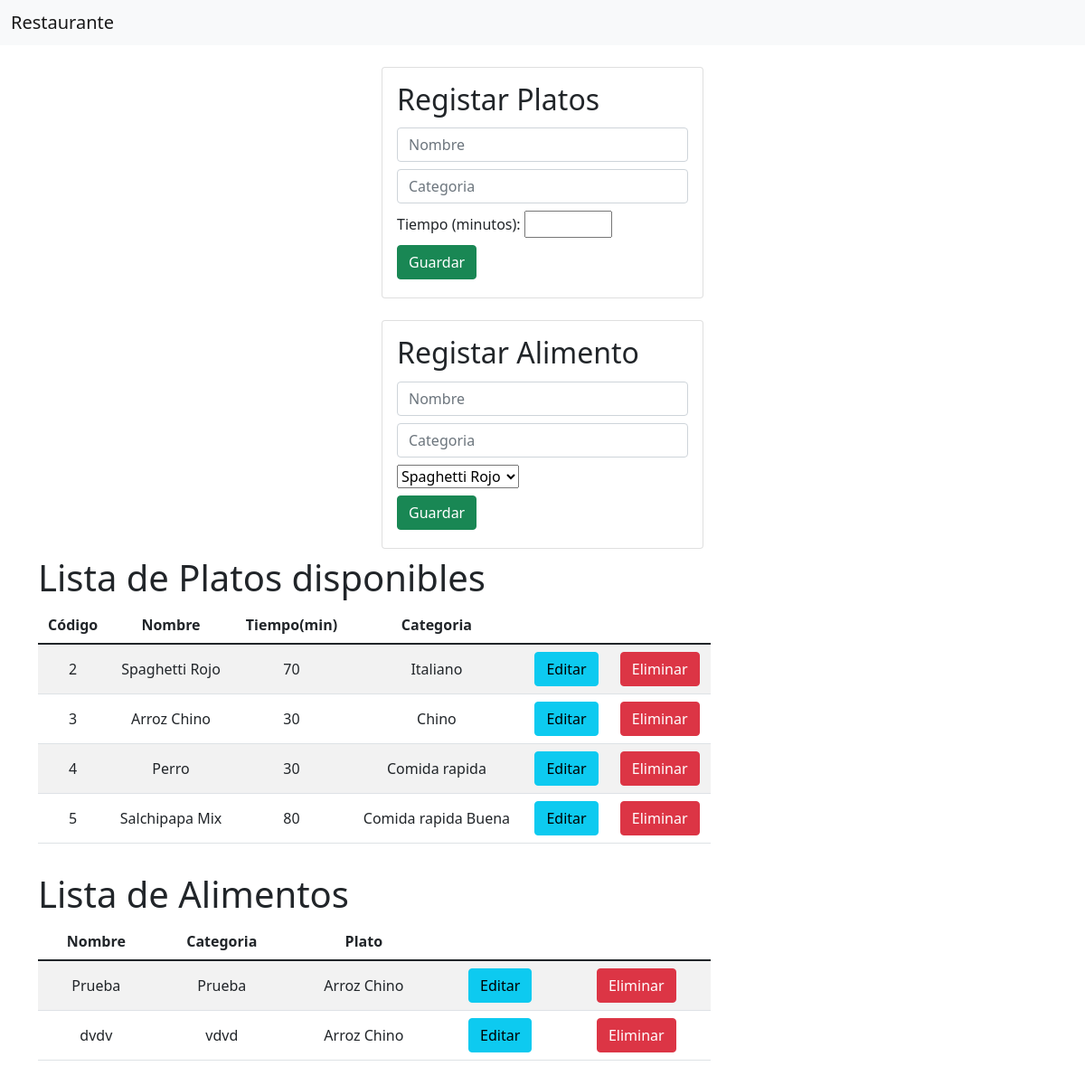
The page / on the database its author committed.
### Aplicaciones/Platos/models.py (models this page shows, shortened)
class Plato(models.Model):
    codigo=models.AutoField(primary_key=True)
    nombre=models.CharField(max_length=50)
    tiempo=models.CharField(max_length=360)
    categoria=models.CharField(max_length=20)
    def __str__(self):
        return self.nombre

class Alimento(models.Model):
    nombre=models.CharField(max_length=50)
    categoria=models.CharField(max_length=20)
    plato = models.ForeignKey(Plato, on_delete=models.CASCADE)

### Aplicaciones/Platos/views.py (the view)
# urls.py: path('', views.home),
def home(request):
    platosListados = Plato.objects.all()
    alimentosListados = Alimento.objects.all()
    return render(request, "gestionPlatos.html", {"platos": platosListados, "alimentos": alimentosListados})

### Aplicaciones/Platos/templates/gestionPlatos.html (shortened to what this page needs)
{% extends "./base.html" %}
{% block body %}
<div class="row d-flex justify-content-center">
  <div class="col-sm-12 col-md-6 col-lg-2 col-xl-4">
      <div class="card">
        <div class="card-body">
          <h2>Registar Platos</h2>
          <form action="/registarPlato/" method="POST">
            <div class="form-group py-1">
              <input
                type="text"
                id="txtNombre"
                name="txtNombre"
                class="form-control"
                placeholder="Nombre"
                maxlength="50"
                required
              />
            </div>
            <div class="form-group py-1">
              <input
                type="text"
                id="txtCategoria"
                name="txtCategoria"
                class="form-control"
                placeholder="Categoria"
                maxlength="20"
                required
              />
            </div>
            <div class="form-group py-1">
              <label for="tiempo">Tiempo (minutos):</label>
              <input
                type="number"
                id="tiempo"
                name="tiempo"
                min="1"
                max="360"
              />
            </div>
            <div class="form-group py-1">
              <button
                type="submit"
                class="btn btn-success btn-block text-white"
              >
                Guardar
              </button>
            </div>
          </form>
        </div>
      </div>
      <div class="card mt-4">
        <div class="card-body">
          <h2>Registar Alimento</h2>
          <form action="/registarAlimento/" method="POST">
            <div class="form-group py-1">
              <input
                type="text"
                id="txtNombreAlimento"
                name="txtNombreAlimento"
                class="form-control"
                placeholder="Nombre"
                maxlength="50"
                required
              />
            </div>
            <div class="form-group py-1">
              <input
                type="text"
                id="txtCategoriaAlimento"
                name="txtCategoriaAlimento"
                class="form-control"
                placeholder="Categoria"
                maxlength="20"
                required
              />
            </div>
            <div class="form-group py-1">
              <select name="plato">
                {% for c in platos %}
                <option value="{{c.codigo}}">{{c.nombre}}</option>
                {% endfor %}
              </select>
            </div>
            <div class="form-group py-1">
              <button
                type="submit"
                class="btn btn-success btn-block text-white"
              >
                Guardar
              </button>
            </div>
          </form>
        </div>
      </div>
    </div>
  </div>
  <div class="col-sm-12 col-md-6 col-lg-8 col-xl-8">
    <div class="table-resposive py-2">
      <h1>Lista de Platos disponibles</h1>
      <table class="table table-striped">
        <thead>
          <tr>
            <th>Código</th>
            <th>Nombre</th>
            <th>Tiempo(min)</th>
            <th>Categoria</th>
            <th colspan="2"></th>
          </tr>
        </thead>
        <tbody>
          {% for c in platos %}
          <tr>
            <td>{{c.codigo}}</td>
            <td>{{c.nombre}}</td>
            <td>{{c.tiempo}}</td>
            <td>{{c.categoria}}</td>
            <td>
              <a href="edicionPlato/{{c.codigo}}" class="btn btn-info"
                >Editar</a
              >
            </td>
            <td>
              <a
                href="eliminacionPlato/{{c.codigo}}"
                class="btn btn-danger btnEliminacion"
                >Eliminar</a
              >
            </td>
          </tr>
          {% endfor %}
        </tbody>
      </table>
    </div>
  </div>
  <div class="col-sm-12 col-md-6 col-lg-8 col-xl-8">
    <div class="table-resposive py-2">
      <h1>Lista de Alimentos</h1>
      <table class="table table-striped">
        <thead>
          <tr>
            <th>Nombre</th>
            <th>Categoria</th>
            <th>Plato</th>
            <th colspan="2"></th>
          </tr>
        </thead>
        <tbody>
          {% for c in alimentos %}
          <tr>
            <td>{{c.nombre}}</td>
            <td>{{c.categoria}}</td>
            <td>{{c.plato}}</td>
            <td>
              <a href="edicionAlimento/{{c.id}}" class="btn btn-info"
                >Editar</a
              >
            </td>
            <td>
              <a
                href="eliminacionAlimento/{{c.id}}"
                class="btn btn-danger btnEliminacion"
                >Eliminar</a
              >
            </td>
          </tr>
          {% endfor %}
        </tbody>
      </table>
    </div>
  </div>
</div>
{% endblock %}

### Aplicaciones/Platos/static/css/gestionPlatos.css (style rules this page uses)
th, td { text-align: center; vertical-align: middle; }

### rows shown on the page
Plato: codigo "2", nombre "Spaghetti Rojo", tiempo "70", categoria "Italiano"
Plato: codigo "3", nombre "Arroz Chino", tiempo "30", categoria "Chino"
Plato: codigo "4", nombre "Perro", tiempo "30", categoria "Comida rapida"
Plato: codigo "5", nombre "Salchipapa Mix", tiempo "80", categoria "Comida rapida Buena"
Alimento: nombre "Prueba", categoria "Prueba", plato "Arroz Chino"
Alimento: nombre "dvdv", categoria "vdvd", plato "Arroz Chino"

### other values the page prints
form field plato "Spaghetti Rojo"
